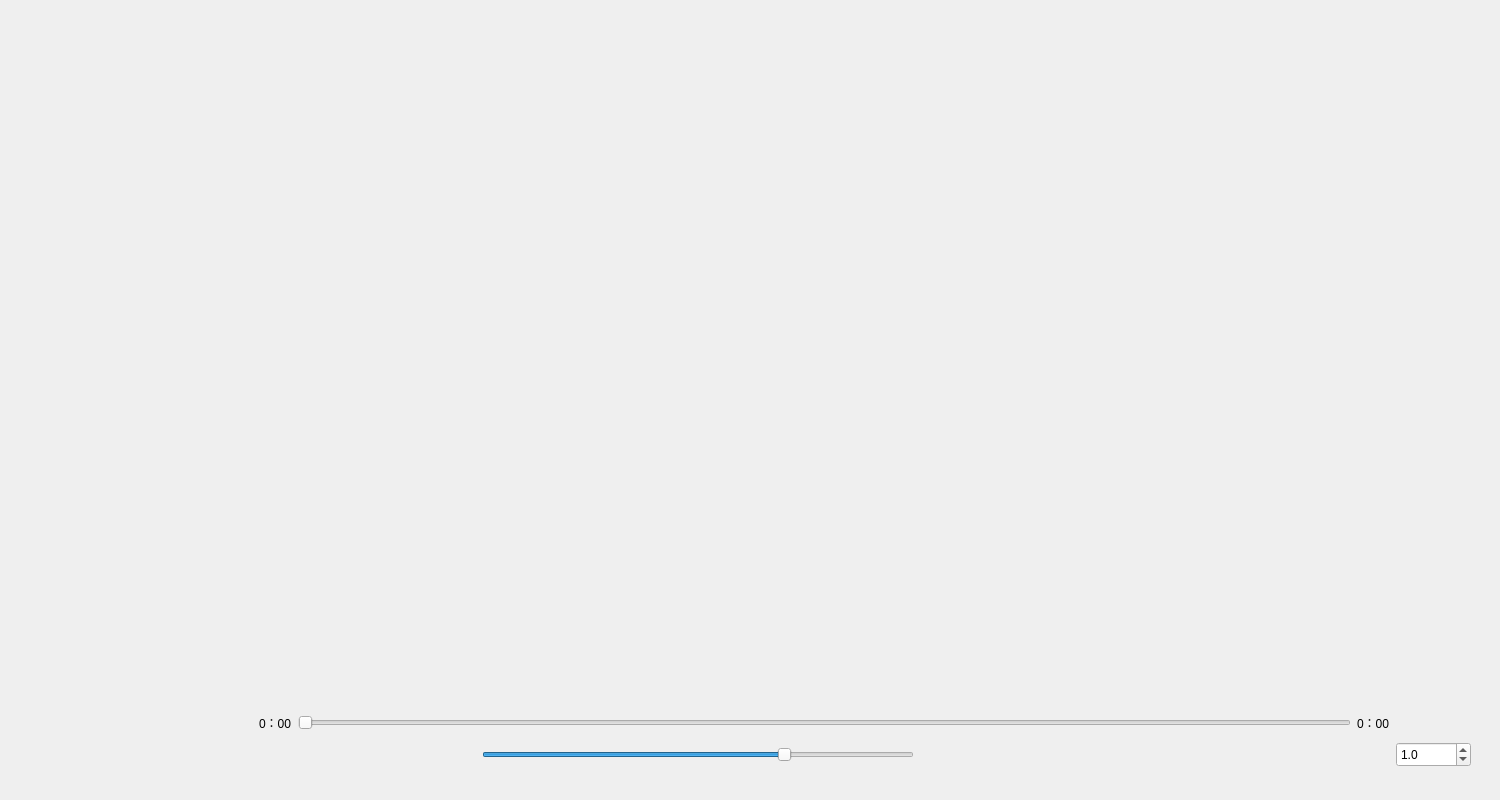
<?xml version="1.0" encoding="UTF-8"?>
<ui version="4.0">
 <class>LyricsInterface</class>
 <widget class="QWidget" name="LyricsInterface">
  <property name="enabled">
   <bool>true</bool>
  </property>
  <property name="geometry">
   <rect>
    <x>0</x>
    <y>0</y>
    <width>1500</width>
    <height>800</height>
   </rect>
  </property>
  <property name="windowTitle">
   <string>轻音乐</string>
  </property>
  <property name="windowIcon">
   <iconset resource="res.qrc">
    <normaloff>:/Image/Yinyue.png</normaloff>:/Image/Yinyue.png</iconset>
  </property>
  <property name="layoutDirection">
   <enum>Qt::RightToLeft</enum>
  </property>
  <property name="styleSheet">
   <string notr="true">#LyricsInterface
{
border-image:url(:/Image/Beijing10.png)
}</string>
  </property>
  <property name="locale">
   <locale language="Chinese" country="China"/>
  </property>
  <layout class="QVBoxLayout" name="verticalLayout">
   <item>
    <widget class="QWidget" name="widget_2" native="true">
     <property name="layoutDirection">
      <enum>Qt::RightToLeft</enum>
     </property>
     <property name="styleSheet">
      <string notr="true"/>
     </property>
     <layout class="QGridLayout" name="gridLayout_2">
      <item row="0" column="0">
       <widget class="QLabel" name="label_1">
        <property name="enabled">
         <bool>true</bool>
        </property>
        <property name="styleSheet">
         <string notr="true">font:12pt;</string>
        </property>
        <property name="text">
         <string/>
        </property>
        <property name="alignment">
         <set>Qt::AlignCenter</set>
        </property>
       </widget>
      </item>
      <item row="9" column="0">
       <widget class="QLabel" name="label_15">
        <property name="text">
         <string/>
        </property>
       </widget>
      </item>
      <item row="10" column="0">
       <widget class="QLabel" name="label_6">
        <property name="styleSheet">
         <string notr="true">font:12pt;</string>
        </property>
        <property name="text">
         <string/>
        </property>
        <property name="alignment">
         <set>Qt::AlignCenter</set>
        </property>
       </widget>
      </item>
      <item row="16" column="0">
       <widget class="QLabel" name="label_9">
        <property name="styleSheet">
         <string notr="true">font:12pt;</string>
        </property>
        <property name="text">
         <string/>
        </property>
        <property name="alignment">
         <set>Qt::AlignCenter</set>
        </property>
       </widget>
      </item>
      <item row="5" column="0">
       <widget class="QLabel" name="label_13">
        <property name="text">
         <string/>
        </property>
       </widget>
      </item>
      <item row="6" column="0">
       <widget class="QLabel" name="label_4">
        <property name="styleSheet">
         <string notr="true">
font: 18pt;</string>
        </property>
        <property name="text">
         <string/>
        </property>
        <property name="alignment">
         <set>Qt::AlignCenter</set>
        </property>
       </widget>
      </item>
      <item row="17" column="0">
       <widget class="QLabel" name="label_19">
        <property name="text">
         <string/>
        </property>
       </widget>
      </item>
      <item row="13" column="0">
       <widget class="QLabel" name="label_18">
        <property name="text">
         <string/>
        </property>
       </widget>
      </item>
      <item row="4" column="0">
       <widget class="QLabel" name="label_3">
        <property name="styleSheet">
         <string notr="true">font:12pt;</string>
        </property>
        <property name="text">
         <string/>
        </property>
        <property name="alignment">
         <set>Qt::AlignCenter</set>
        </property>
       </widget>
      </item>
      <item row="11" column="0">
       <widget class="QLabel" name="label_16">
        <property name="text">
         <string/>
        </property>
       </widget>
      </item>
      <item row="15" column="0">
       <widget class="QLabel" name="label_17">
        <property name="text">
         <string/>
        </property>
       </widget>
      </item>
      <item row="12" column="0">
       <widget class="QLabel" name="label_7">
        <property name="enabled">
         <bool>true</bool>
        </property>
        <property name="styleSheet">
         <string notr="true">font:12pt;</string>
        </property>
        <property name="text">
         <string/>
        </property>
        <property name="alignment">
         <set>Qt::AlignCenter</set>
        </property>
       </widget>
      </item>
      <item row="7" column="0">
       <widget class="QLabel" name="label_14">
        <property name="text">
         <string/>
        </property>
       </widget>
      </item>
      <item row="8" column="0">
       <widget class="QLabel" name="label_5">
        <property name="styleSheet">
         <string notr="true">font:12pt;</string>
        </property>
        <property name="text">
         <string/>
        </property>
        <property name="alignment">
         <set>Qt::AlignCenter</set>
        </property>
       </widget>
      </item>
      <item row="14" column="0">
       <widget class="QLabel" name="label_8">
        <property name="styleSheet">
         <string notr="true">font:12pt;</string>
        </property>
        <property name="text">
         <string/>
        </property>
        <property name="alignment">
         <set>Qt::AlignCenter</set>
        </property>
       </widget>
      </item>
      <item row="18" column="0">
       <widget class="QLabel" name="label_10">
        <property name="styleSheet">
         <string notr="true">font:12pt;</string>
        </property>
        <property name="text">
         <string/>
        </property>
        <property name="alignment">
         <set>Qt::AlignCenter</set>
        </property>
       </widget>
      </item>
      <item row="19" column="0">
       <widget class="QLabel" name="label">
        <property name="text">
         <string/>
        </property>
       </widget>
      </item>
      <item row="2" column="0">
       <widget class="QLabel" name="label_2">
        <property name="styleSheet">
         <string notr="true">font:12pt;</string>
        </property>
        <property name="text">
         <string/>
        </property>
        <property name="alignment">
         <set>Qt::AlignCenter</set>
        </property>
       </widget>
      </item>
      <item row="3" column="0">
       <widget class="QLabel" name="label_12">
        <property name="text">
         <string/>
        </property>
       </widget>
      </item>
      <item row="1" column="0">
       <widget class="QLabel" name="label_11">
        <property name="text">
         <string/>
        </property>
       </widget>
      </item>
     </layout>
    </widget>
   </item>
   <item>
    <spacer name="verticalSpacer">
     <property name="orientation">
      <enum>Qt::Vertical</enum>
     </property>
     <property name="sizeHint" stdset="0">
      <size>
       <width>20</width>
       <height>40</height>
      </size>
     </property>
    </spacer>
   </item>
   <item>
    <widget class="QWidget" name="widget" native="true">
     <layout class="QHBoxLayout" name="horizontalLayout">
      <item>
       <widget class="QWidget" name="widget_3" native="true">
        <property name="layoutDirection">
         <enum>Qt::LeftToRight</enum>
        </property>
        <layout class="QGridLayout" name="gridLayout_3">
         <item row="1" column="1">
          <widget class="QPushButton" name="pushButton_Up">
           <property name="styleSheet">
            <string notr="true">qproperty-icon: url(:/Image/Shangyiqu.png);
icon-size: 40px 40px;
</string>
           </property>
           <property name="text">
            <string/>
           </property>
           <property name="flat">
            <bool>true</bool>
           </property>
          </widget>
         </item>
         <item row="1" column="3">
          <widget class="QPushButton" name="pushButton_Next">
           <property name="styleSheet">
            <string notr="true">qproperty-icon: url(:/Image/Xiayiqu.png);
icon-size: 40px 40px;
</string>
           </property>
           <property name="text">
            <string/>
           </property>
           <property name="flat">
            <bool>true</bool>
           </property>
          </widget>
         </item>
         <item row="1" column="6">
          <spacer name="horizontalSpacer">
           <property name="orientation">
            <enum>Qt::Horizontal</enum>
           </property>
           <property name="sizeHint" stdset="0">
            <size>
             <width>40</width>
             <height>20</height>
            </size>
           </property>
          </spacer>
         </item>
         <item row="0" column="7">
          <widget class="QLabel" name="label_Time">
           <property name="text">
            <string>0：00</string>
           </property>
          </widget>
         </item>
         <item row="0" column="0">
          <widget class="QLabel" name="label_PassTime">
           <property name="text">
            <string>0：00</string>
           </property>
          </widget>
         </item>
         <item row="1" column="4">
          <widget class="QPushButton" name="pushButton_Sound">
           <property name="styleSheet">
            <string notr="true">qproperty-icon: url(:/Image/Shengyin.png);
icon-size: 40px 40px;
</string>
           </property>
           <property name="text">
            <string/>
           </property>
           <property name="flat">
            <bool>true</bool>
           </property>
          </widget>
         </item>
         <item row="1" column="5">
          <widget class="QSlider" name="horizontalSlider_Sound">
           <property name="value">
            <number>70</number>
           </property>
           <property name="orientation">
            <enum>Qt::Horizontal</enum>
           </property>
          </widget>
         </item>
         <item row="1" column="8">
          <widget class="QDoubleSpinBox" name="doubleSpinBox">
           <property name="minimumSize">
            <size>
             <width>75</width>
             <height>25</height>
            </size>
           </property>
           <property name="decimals">
            <number>1</number>
           </property>
           <property name="minimum">
            <double>0.500000000000000</double>
           </property>
           <property name="maximum">
            <double>2.000000000000000</double>
           </property>
           <property name="singleStep">
            <double>0.500000000000000</double>
           </property>
           <property name="stepType">
            <enum>QAbstractSpinBox::DefaultStepType</enum>
           </property>
           <property name="value">
            <double>1.000000000000000</double>
           </property>
          </widget>
         </item>
         <item row="1" column="2">
          <widget class="QPushButton" name="pushButton_Start">
           <property name="styleSheet">
            <string notr="true">qproperty-icon: url(:/Image/Kaishi.png);
icon-size: 40px 40px;
</string>
           </property>
           <property name="text">
            <string/>
           </property>
           <property name="flat">
            <bool>true</bool>
           </property>
          </widget>
         </item>
         <item row="0" column="1" colspan="6">
          <widget class="QSlider" name="horizontalSlider_Time">
           <property name="orientation">
            <enum>Qt::Horizontal</enum>
           </property>
          </widget>
         </item>
         <item row="1" column="7">
          <widget class="QLabel" name="label_Speed">
           <property name="styleSheet">
            <string notr="true">image: url(:/Image/Beisu.png);
icon-size: 40px 40px;
</string>
           </property>
           <property name="text">
            <string/>
           </property>
          </widget>
         </item>
         <item row="0" column="8">
          <widget class="QPushButton" name="pushButton_FontColor">
           <property name="styleSheet">
            <string notr="true">qproperty-icon: url(:/Image/Zitiyanse.png);
icon-size: 40px 40px;
</string>
           </property>
           <property name="text">
            <string/>
           </property>
           <property name="flat">
            <bool>true</bool>
           </property>
          </widget>
         </item>
        </layout>
       </widget>
      </item>
      <item>
       <widget class="QWidget" name="widget_4" native="true">
        <property name="layoutDirection">
         <enum>Qt::LeftToRight</enum>
        </property>
        <layout class="QGridLayout" name="gridLayout_4">
         <item row="0" column="0" rowspan="2">
          <widget class="QPushButton" name="pushButton_ShowImage">
           <property name="minimumSize">
            <size>
             <width>50</width>
             <height>50</height>
            </size>
           </property>
           <property name="maximumSize">
            <size>
             <width>50</width>
             <height>50</height>
            </size>
           </property>
           <property name="text">
            <string/>
           </property>
           <property name="flat">
            <bool>true</bool>
           </property>
          </widget>
         </item>
         <item row="1" column="1">
          <widget class="QPushButton" name="pushButton_AddCollection">
           <property name="minimumSize">
            <size>
             <width>30</width>
             <height>30</height>
            </size>
           </property>
           <property name="maximumSize">
            <size>
             <width>30</width>
             <height>30</height>
            </size>
           </property>
           <property name="layoutDirection">
            <enum>Qt::LeftToRight</enum>
           </property>
           <property name="styleSheet">
            <string notr="true">qproperty-icon: url(:/Image/Aixin2.png);
icon-size: 30px 30px;
</string>
           </property>
           <property name="text">
            <string/>
           </property>
           <property name="flat">
            <bool>true</bool>
           </property>
          </widget>
         </item>
         <item row="0" column="1">
          <widget class="QLabel" name="label_MusicName">
           <property name="sizePolicy">
            <sizepolicy hsizetype="Fixed" vsizetype="Fixed">
             <horstretch>0</horstretch>
             <verstretch>0</verstretch>
            </sizepolicy>
           </property>
           <property name="minimumSize">
            <size>
             <width>150</width>
             <height>25</height>
            </size>
           </property>
           <property name="maximumSize">
            <size>
             <width>100</width>
             <height>25</height>
            </size>
           </property>
           <property name="text">
            <string/>
           </property>
          </widget>
         </item>
        </layout>
       </widget>
      </item>
     </layout>
    </widget>
   </item>
  </layout>
 </widget>
 <resources>
  <include location="res.qrc"/>
 </resources>
 <connections/>
</ui>
